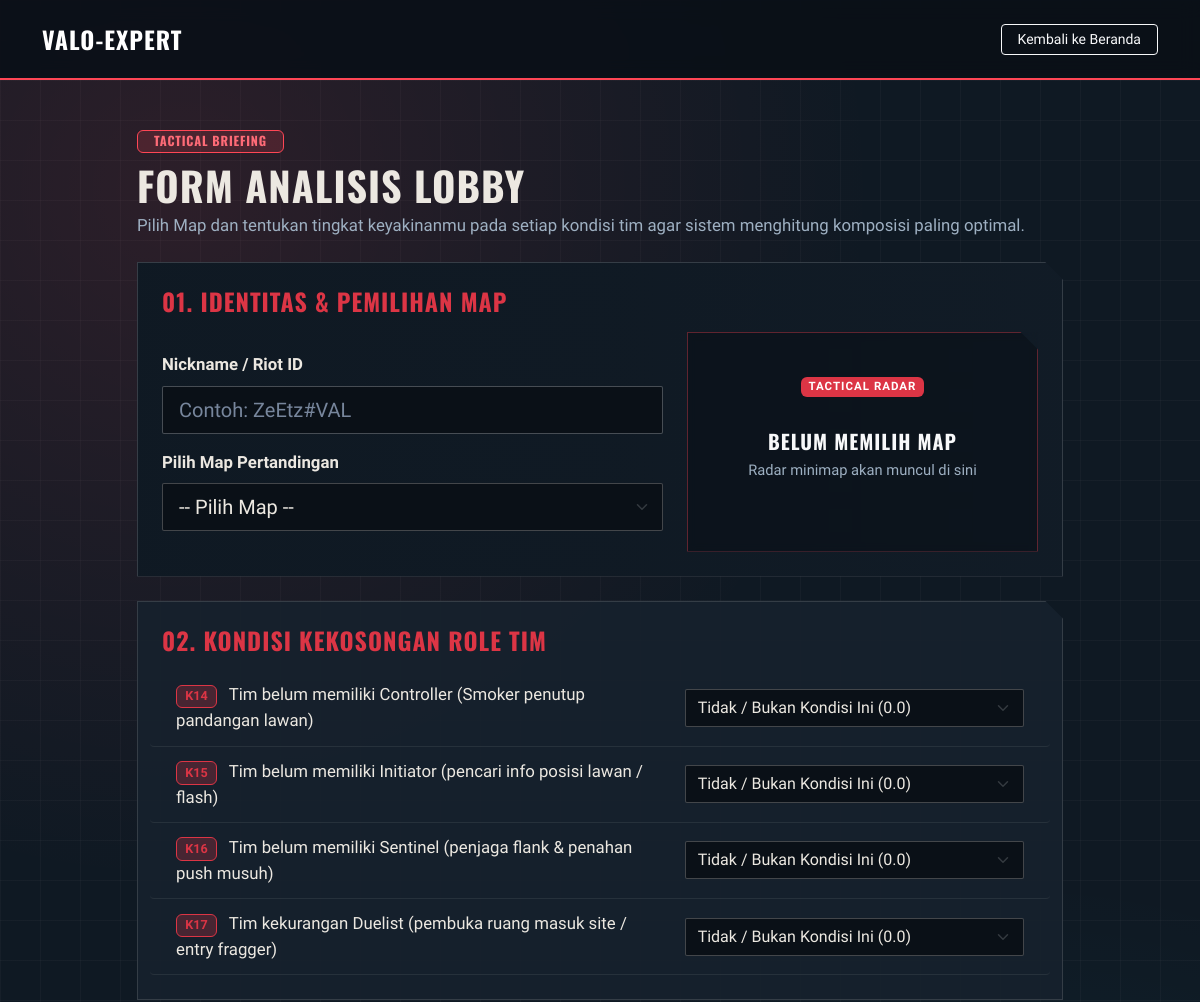
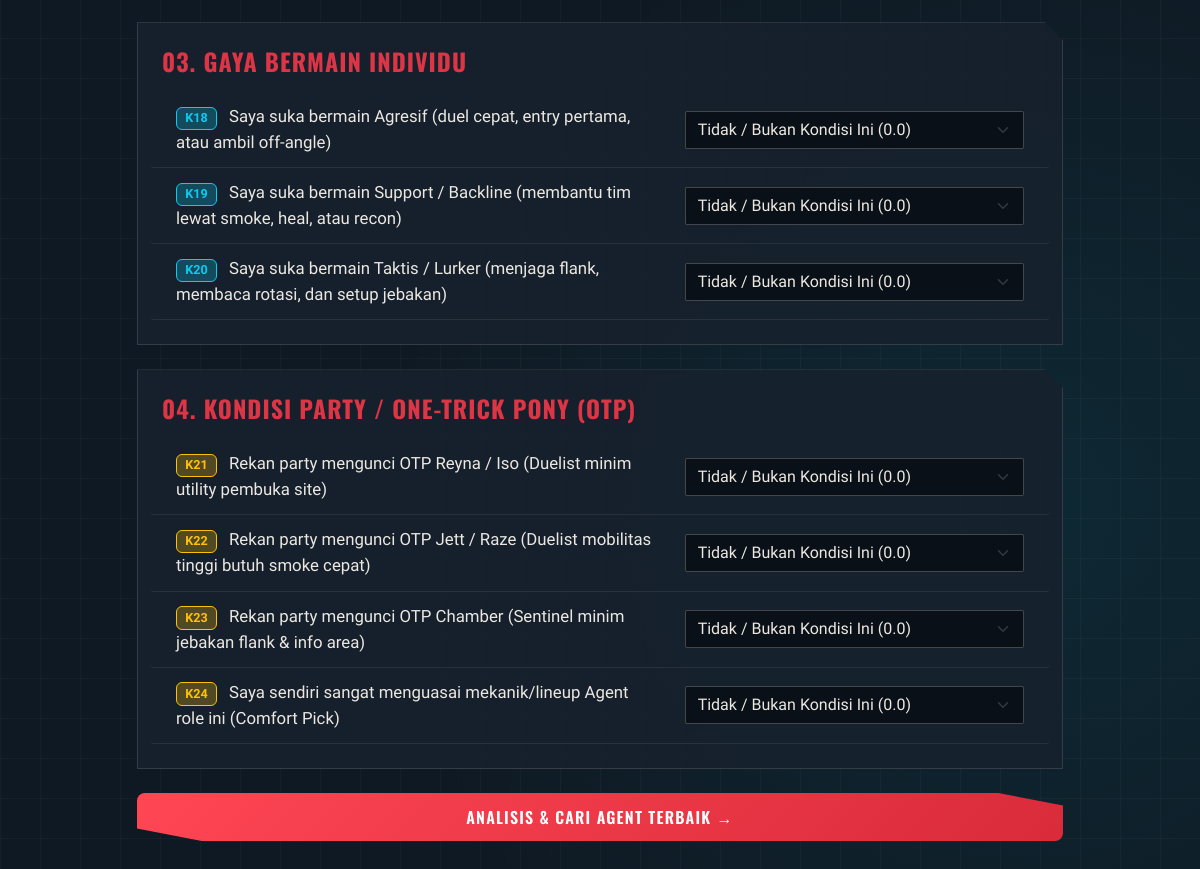
The page /konsultasi.php on the database its author committed (2 pictures, top to bottom).
### tables this page shows
CREATE TABLE `tb_kriteria` (
  `kode_kriteria` varchar(5) NOT NULL,
  `kategori` enum('Map','Kebutuhan Tim','Gaya Bermain','Kondisi Party / OTP') NOT NULL,
  `pertanyaan` varchar(255) NOT NULL
);

### konsultasi.php (the view, shortened to what this page needs)
<?php
include 'config/koneksi.php';
$tim  = mysqli_query($conn, "SELECT * FROM tb_kriteria WHERE kategori = 'Kebutuhan Tim' ORDER BY kode_kriteria ASC");
$gaya = mysqli_query($conn, "SELECT * FROM tb_kriteria WHERE kategori = 'Gaya Bermain' ORDER BY kode_kriteria ASC");
$otp  = mysqli_query($conn, "SELECT * FROM tb_kriteria WHERE kategori = 'Kondisi Party / OTP' ORDER BY kode_kriteria ASC");
$opsi_cf = [
    '0.0' => 'Tidak / Bukan Kondisi Ini (0.0)',
    '0.4' => 'Kurang Sesuai / Ragu-ragu (0.4)',
    '0.6' => 'Cukup Sesuai (0.6)',
    '0.8' => 'Sesuai / Yakin (0.8)',
    '1.0' => 'Sangat Sesuai / Mutlak (1.0)'
];
?>
<!DOCTYPE html>
<html lang="id">
<head>
    <link href="https://cdn.jsdelivr.net/npm/bootstrap@5.3.3/dist/css/bootstrap.min.css" rel="stylesheet">
    <link rel="stylesheet" href="assets/css/style.css">
</head>
<body>
<nav class="navbar navbar-expand-lg navbar-dark navbar-valo py-3 sticky-top">
    <div class="container">
        <a class="navbar-brand fw-bold font-display fs-4" href="index.php">
            <span style="color: #ff4655;"></span> VALO-EXPERT
        </a>
        <a href="index.php" class="btn btn-outline-light btn-sm px-3">Kembali ke Beranda</a>
    </div>
</nav>
<div class="container py-5">
    <div class="row justify-content-center">
        <div class="col-lg-10">
            <div class="mb-4">
                <span class="badge badge-role mb-2 px-3 py-1">TACTICAL BRIEFING</span>
                <h1 class="fw-bold text-uppercase mb-1">Form Analisis Lobby</h1>
                <p class="text-secondary">Pilih Map dan tentukan tingkat keyakinanmu pada setiap kondisi tim agar sistem menghitung komposisi paling optimal.</p>
            </div>
            <form action="hasil.php" method="POST">
                <div id="cardMapHero" class="card card-valo card-map-hero p-4 mb-4">
                    <h4 class="fw-bold text-danger text-uppercase mb-3">01. Identitas & Pemilihan Map</h4>
                    <div class="row g-4 align-items-center">
                        <div class="col-md-7">
                            <div class="mb-3">
                                <label class="form-label fw-semibold">Nickname / Riot ID</label>
                                <input type="text" name="nama_pemain" class="form-control form-control-valo form-control-lg" placeholder="Contoh: ZeEtz#VAL" required>
                            </div>
                            <div>
                                <label class="form-label fw-semibold">Pilih Map Pertandingan</label>
                                <select name="map_terpilih" id="selectMap" class="form-select form-select-valo form-select-lg" required>
                                    <option value="" data-map-name="">-- Pilih Map --</option>
                                </select>
                            </div>
                        </div>
                        <div class="col-md-5">
                            <div class="minimap-stage">
                                <span id="mapBadge" class="badge bg-danger mb-2" style="font-size: 0.72rem; letter-spacing: 1px;">TACTICAL RADAR</span>
                                <div id="mapEmptyState" class="py-4">
                                    <h5 class="fw-bold text-uppercase text-light mb-1">Belum Memilih Map</h5>
                                    <small class="text-secondary">Radar minimap akan muncul di sini</small>
                                </div>
                            </div>
                        </div>
                    </div>
                </div>
                <div class="card card-valo p-4 mb-4">
                    <h4 class="fw-bold text-danger text-uppercase mb-3">02. Kondisi Kekosongan Role Tim</h4>
                    <?php while ($t = mysqli_fetch_assoc($tim)): ?>
                        <div class="row align-items-center kriteria-row">
                            <div class="col-md-7 mb-2 mb-md-0">
                                <span class="badge bg-danger bg-opacity-25 text-danger border border-danger me-2"><?= $t['kode_kriteria'] ?></span>
                                <?= htmlspecialchars($t['pertanyaan']) ?>
                            </div>
                            <div class="col-md-5">
                                <select name="kriteria[<?= $t['kode_kriteria'] ?>]" class="form-select form-select-valo">
                                    <?php foreach ($opsi_cf as $val => $label): ?>
                                        <option value="<?= $val ?>"><?= $label ?></option>
                                    <?php endforeach; ?>
                                </select>
                            </div>
                        </div>
                    <?php endwhile; ?>
                </div>
                <div class="card card-valo p-4 mb-4">
                    <h4 class="fw-bold text-danger text-uppercase mb-3">03. Gaya Bermain Individu</h4>
                    <?php while ($g = mysqli_fetch_assoc($gaya)): ?>
                        <div class="row align-items-center kriteria-row">
                            <div class="col-md-7 mb-2 mb-md-0">
                                <span class="badge bg-info bg-opacity-25 text-info border border-info me-2"><?= $g['kode_kriteria'] ?></span>
                                <?= htmlspecialchars($g['pertanyaan']) ?>
                            </div>
                            <div class="col-md-5">
                                <select name="kriteria[<?= $g['kode_kriteria'] ?>]" class="form-select form-select-valo">
                                    <?php foreach ($opsi_cf as $val => $label): ?>
                                        <option value="<?= $val ?>"><?= $label ?></option>
                                    <?php endforeach; ?>
                                </select>
                            </div>
                        </div>
                    <?php endwhile; ?>
                </div>
                <div class="card card-valo p-4 mb-4">
                    <h4 class="fw-bold text-danger text-uppercase mb-3">04. Kondisi Party / One-Trick Pony (OTP)</h4>
                    <?php while ($o = mysqli_fetch_assoc($otp)): ?>
                        <div class="row align-items-center kriteria-row">
                            <div class="col-md-7 mb-2 mb-md-0">
                                <span class="badge bg-warning bg-opacity-25 text-warning border border-warning me-2"><?= $o['kode_kriteria'] ?></span>
                                <?= htmlspecialchars($o['pertanyaan']) ?>
                            </div>
                            <div class="col-md-5">
                                <select name="kriteria[<?= $o['kode_kriteria'] ?>]" class="form-select form-select-valo">
                                    <?php foreach ($opsi_cf as $val => $label): ?>
                                        <option value="<?= $val ?>"><?= $label ?></option>
                                    <?php endforeach; ?>
                                </select>
                            </div>
                        </div>
                    <?php endwhile; ?>
                </div>
                <div class="d-grid mt-4">
                    <button type="submit" class="btn btn-valo btn-lg py-3">ANALISIS & CARI AGENT TERBAIK &rarr;</button>
                </div>
            </form>
        </div>
    </div>
</div>
</body>
</html>

### assets/css/style.css (style rules this page uses)
:root { --valo-dark: #0f1923; --valo-darker: #0a1017; --valo-card: rgba(22, 33, 45, 0.92); --valo-red: #ff4655; --valo-red-glow: rgba(255, 70, 85, 0.45); --valo-cyan: #00e5ff; --valo-light: #ece8e1; --valo-muted: #9eb0c2; }
body { background-color: var(--valo-dark); background-image: radial-gradient(circle at 15% 10%, rgba(255, 70, 85, 0.12), transparent 35%), radial-gradient(circle at 85% 80%, rgba(0, 229, 255, 0.08), transparent 35%), linear-gradient(rgba(236, 232, 225, 0.03) 1px, transparent 1px), linear-gradient(90deg, rgba(236, 232, 225, 0.03) 1px, transparent 1px); background-size: 100% 100%, 100% 100%, 40px 40px, 40px 40px; color: var(--valo-light); font-family: 'Rajdhani', sans-serif; font-size: 1.05rem; min-height: 100vh; }
h1, h2, h3, h4, h5, .font-display { font-family: 'Oswald', sans-serif; letter-spacing: 1px; }
.navbar-valo { background: rgba(10, 16, 23, 0.92); backdrop-filter: blur(10px); border-bottom: 2px solid var(--valo-red); }
.btn-valo, .btn-valo-outline { display: inline-flex; align-items: center; justify-content: center; gap: 8px; height: 48px; padding: 0 26px; font-family: 'Oswald', sans-serif; font-size: 1rem; font-weight: 600; letter-spacing: 1.2px; text-transform: uppercase; white-space: nowrap; clip-path: polygon(0 0, 93% 0, 100% 26%, 100% 100%, 7% 100%, 0 74%); transition: all 0.25s ease; cursor: pointer; }
.btn-valo { background: linear-gradient(135deg, #ff4655 0%, #d92b3a 100%); color: #fff; border: none; }
.card-valo { background: var(--valo-card); color: var(--valo-light) !important; border: 1px solid rgba(236, 232, 225, 0.14); border-radius: 0; clip-path: polygon(0 0, calc(100% - 18px) 0, 100% 18px, 100% 100%, 0 100%); transition: transform 0.25s ease, border-color 0.25s ease; }
.card-valo .form-label, .card-valo label, .card-valo div { color: var(--valo-light); }
.text-secondary { color: var(--valo-muted) !important; }
.kriteria-row { padding: 12px 14px; border-radius: 4px; border-bottom: 1px solid rgba(236, 232, 225, 0.08); transition: background 0.2s ease; }
.form-select-valo, .form-control-valo { background-color: var(--valo-darker); color: var(--valo-light); border: 1px solid rgba(236, 232, 225, 0.25); border-radius: 2px; }
.badge-role { background-color: rgba(255, 70, 85, 0.16); color: #ff6b77; border: 1px solid var(--valo-red); font-family: 'Oswald', sans-serif; letter-spacing: 0.8px; text-transform: uppercase; }
.form-control-valo::placeholder { color: #8b9bb4 !important; opacity: 0.85; }
.card-map-hero { position: relative; overflow: hidden; background-size: cover; background-position: center; transition: background-image 0.4s ease-in-out; }
.card-map-hero::before { content: ""; position: absolute; inset: 0; background: linear-gradient( 90deg, rgba(15, 25, 35, 0.96) 0%, rgba(15, 25, 35, 0.88) 52%, rgba(15, 25, 35, 0.65) 100% ); z-index: 1; }
.card-map-hero > * { position: relative; z-index: 2; }
.minimap-stage { min-height: 220px; background: rgba(10, 16, 23, 0.55); backdrop-filter: blur(4px); border: 1px solid rgba(255, 70, 85, 0.35); clip-path: polygon(0 0, calc(100% - 18px) 0, 100% 18px, 100% 100%, 0 100%); display: flex; flex-direction: column; align-items: center; justify-content: center; padding: 16px; text-align: center; }

### rows shown on the page
tb_kriteria: kode_kriteria "K14", pertanyaan "Tim belum memiliki Controller (Smoker penutup pandangan lawan)", kode_kriteria "Tidak / Bukan Kondisi Ini (0.0)"
tb_kriteria: kode_kriteria "K15", pertanyaan "Tim belum memiliki Initiator (pencari info posisi lawan / flash)", kode_kriteria "Tidak / Bukan Kondisi Ini (0.0)"
tb_kriteria: kode_kriteria "K16", pertanyaan "Tim belum memiliki Sentinel (penjaga flank & penahan push musuh)", kode_kriteria "Tidak / Bukan Kondisi Ini (0.0)"
tb_kriteria: kode_kriteria "K17", pertanyaan "Tim kekurangan Duelist (pembuka ruang masuk site / entry fragger)", kode_kriteria "Tidak / Bukan Kondisi Ini (0.0)"
tb_kriteria: kode_kriteria "K18", pertanyaan "Saya suka bermain Agresif (duel cepat, entry pertama, atau ambil off-angle)", kode_kriteria "Tidak / Bukan Kondisi Ini (0.0)"
tb_kriteria: kode_kriteria "K19", pertanyaan "Saya suka bermain Support / Backline (membantu tim lewat smoke, heal, atau recon)", kode_kriteria "Tidak / Bukan Kondisi Ini (0.0)"
tb_kriteria: kode_kriteria "K20", pertanyaan "Saya suka bermain Taktis / Lurker (menjaga flank, membaca rotasi, dan setup jebakan)", kode_kriteria "Tidak / Bukan Kondisi Ini (0.0)"
tb_kriteria: kode_kriteria "K21", pertanyaan "Rekan party mengunci OTP Reyna / Iso (Duelist minim utility pembuka site)", kode_kriteria "Tidak / Bukan Kondisi Ini (0.0)"
tb_kriteria: kode_kriteria "K22", pertanyaan "Rekan party mengunci OTP Jett / Raze (Duelist mobilitas tinggi butuh smoke cepat)", kode_kriteria "Tidak / Bukan Kondisi Ini (0.0)"
tb_kriteria: kode_kriteria "K23", pertanyaan "Rekan party mengunci OTP Chamber (Sentinel minim jebakan flank & info area)", kode_kriteria "Tidak / Bukan Kondisi Ini (0.0)"
tb_kriteria: kode_kriteria "K24", pertanyaan "Saya sendiri sangat menguasai mekanik/lineup Agent role ini (Comfort Pick)", kode_kriteria "Tidak / Bukan Kondisi Ini (0.0)"
